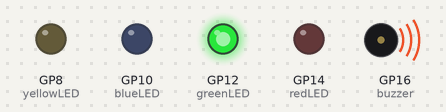
The program below on a simulated Raspberry Pi Pico running MicroPython. On the bench: output pins drawn as LEDs (lit = HIGH), buzzer (waves = sounding). Random numbers come from a fixed seed; what the program prints to the serial console is not drawn.

Above: at 0.1 s.
At 4.3 s:
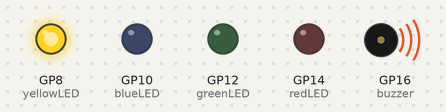
At 10.1 s:
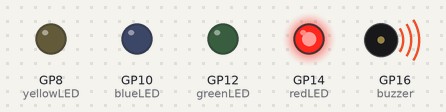
At 17.7 s:
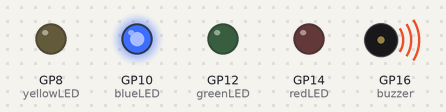
At 35.6 s:
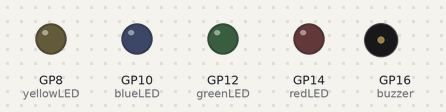
Timing chart, 0 to 40.0 s (numbered marks = the images above):
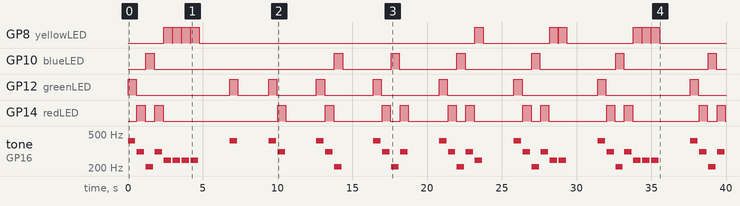

The program:

tones_lights.py
```python
# Pimon - building block program 2
# Code for lighting a sequence and also playing tone along with it
# Lori Pfahler
# June 2023

# import modules
from machine import Pin, I2C, PWM
from utime import sleep, sleep_ms
from random import randint

# setup passive buzzer pim
buzzer = PWM(Pin(16))

# setup the four LEDs
redLED = Pin(14, Pin.OUT)
greenLED = Pin(12, Pin.OUT)
blueLED = Pin(10, Pin.OUT)
yellowLED = Pin(8, Pin.OUT)

# function to play a note/tone on a passive buzzer using PWM
def tone(pin, frequency, duration):
    # set the pin frequency
    pin.freq(frequency)
    # use a duty cycle of 50% - can be set from 0 to 65535
    pin.duty_u16(32768)
    # hold the note for the duration needed
    sleep_ms(duration)
    # turn the sound off
    pin.duty_u16(0)
    # a little bit of sleep to create a "break' between notes
    sleep_ms(50)

# function to play sequence of red, green, blue and yellow LEDs with
# appropriate sounds, n = how much of the sequence to play
def play_seq(pin, seq, n, duration):
    for i in seq[0:n]:
        # print(i)
        # get the needed freq for button i from button_dict
        freq = button_dict[i][0]
        # light the LEDs for button i from button_dict
        redLED.value(button_dict[i][1][0])
        greenLED.value(button_dict[i][1][1])
        blueLED.value(button_dict[i][1][2])
        yellowLED.value(button_dict[i][1][3])
        # play the tone for button i
        tone(pin, freq, duration)
        # briefly turn off the LEDs to create blink if the same button comes next
        redLED.value(0)
        greenLED.value(0)
        blueLED.value(0)
        yellowLED.value(0)
        sleep_ms(50)

# dictionary for the game buttons: 1 = red, 2 = green, 3 = blue, 4 = yellow
button_dict = {
    1 : (311, [1, 0, 0, 0]),
    2 : (415, [0, 1, 0, 0]),
    3 : (208, [0, 0, 1, 0]),
    4 : (247,  [0, 0, 0, 1])
    }

# create a random sequence of the numbers 1-4
game_seq = []
# set the sequence length
n_seq = 8
for i in range(0, n_seq):
    game_seq.append(randint(1, 4))

print(game_seq)

# play sound and light the LEDs for the sequence
play_seq(buzzer, game_seq, 8, 500)

# play a sequence in steps - needed for game play
for i in range(0, len(game_seq)+1):
    play_seq(buzzer, game_seq, i, 500)
    sleep(2)
```

Measured:
- by itself, GP10 (blueLED): LOW → HIGH at 1.2 s, → LOW 0.55 s later, → HIGH 12.1 s later, → LOW 0.55 s later, … (14 changes in this stretch)
- by itself, GP12 (greenLED): LOW → HIGH at 0.00 s, → LOW 0.55 s later, → HIGH 6.3 s later, → LOW 0.55 s later, … (18 changes in this stretch)
- by itself, GP14 (redLED): LOW → HIGH at 0.60 s, → LOW 0.55 s later, → HIGH 0.65 s later, → LOW 0.55 s later, … (28 changes in this stretch)
- by itself, tone on GP16 (buzzer): plays 415 Hz for 0.50 s, 311 Hz for 0.50 s, 208 Hz for 0.50 s, 311 Hz for 0.50 s, 247 Hz for 0.50 s, 247 Hz for 0.50 s … (40 notes in this stretch)
